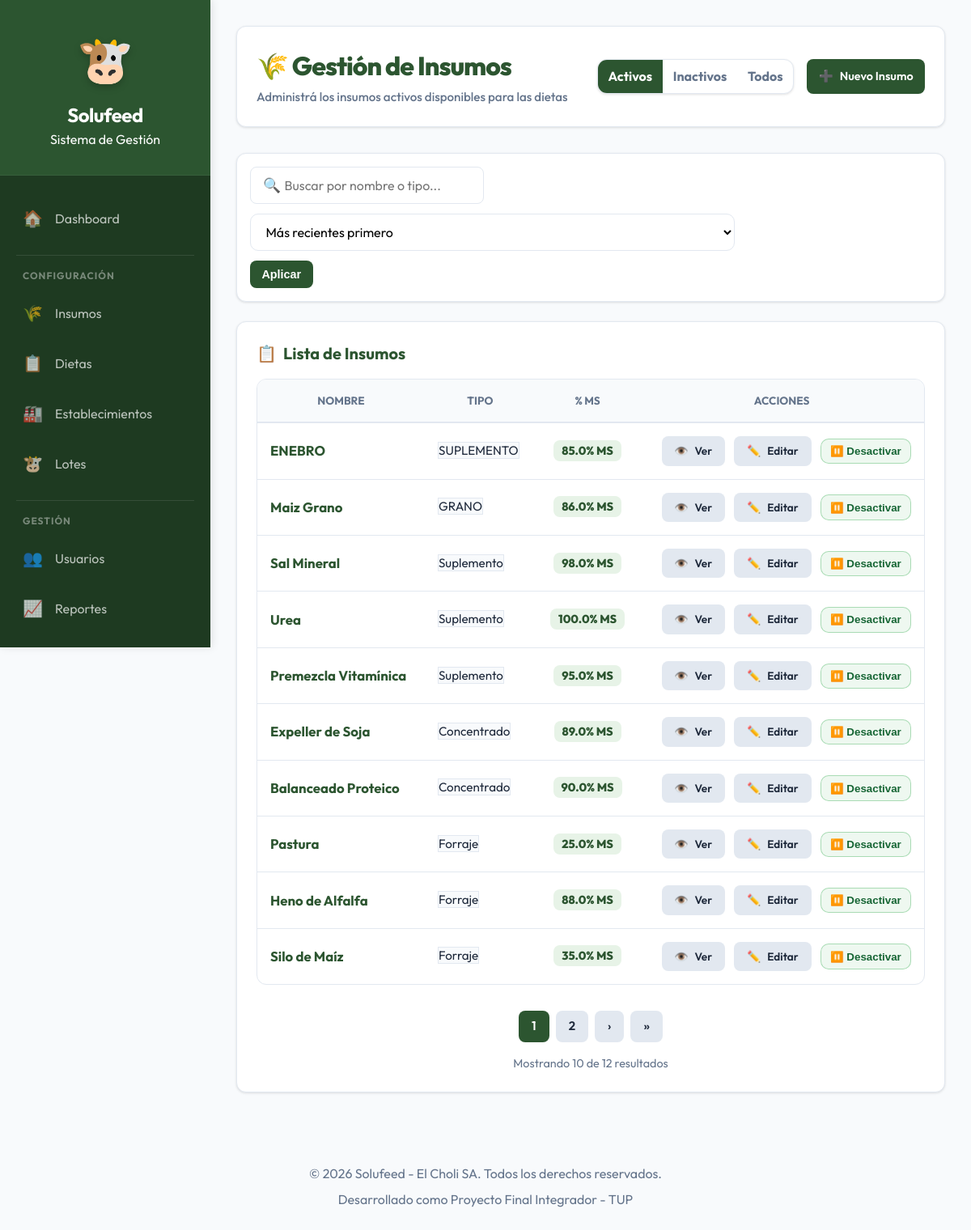
The page /solufeed/admin/insumos/listar.php (signed in) on the database its author committed.
### tables this page shows
CREATE TABLE `insumo` (
  `id_insumo` int(11) NOT NULL,
  `nombre` varchar(100) NOT NULL,
  `tipo` varchar(50) DEFAULT NULL,
  `costo_kg` decimal(12,4) DEFAULT NULL,
  `porcentaje_ms` decimal(5,2) NOT NULL,
  `activo` tinyint(1) NOT NULL DEFAULT 1,
  `fecha_creacion` datetime NOT NULL,
  `fecha_actualizacion` datetime DEFAULT NULL
);

### solufeed/admin/insumos/listar.php (the view, shortened to what this page needs)
<?php
$db = getConnection();
$return_to = urlencode($_SERVER['REQUEST_URI']);
$registros_por_pagina = 10;
$pagina_actual = isset($_GET['pagina']) ? (int)$_GET['pagina'] : 1;
$offset = ($pagina_actual - 1) * $registros_por_pagina;
$estado = isset($_GET['estado']) ? (string)$_GET['estado'] : '';
$orden  = isset($_GET['orden']) ? (string)$_GET['orden'] : '';
$busqueda = isset($_GET['busqueda']) ? trim((string)$_GET['busqueda']) : '';
$allowedEstado = ['activos','inactivos','todos'];
if ($estado === '' || !in_array($estado, $allowedEstado, true)) $estado = 'activos';
$allowedOrden = ['recientes','nombre'];
if ($orden === '' || !in_array($orden, $allowedOrden, true)) $orden = 'recientes';
$sql_base = "FROM insumo WHERE 1=1";
$params = [];
if ($estado !== 'todos') {
    $sql_base .= " AND activo = :activo";
    $params[':activo'] = ($estado === 'activos') ? 1 : 0;
}
$stmt_count = $db->prepare("SELECT COUNT(*) " . $sql_base);
$stmt_count->execute($params);
$total_registros = $stmt_count->fetchColumn();
$total_paginas = ceil($total_registros / $registros_por_pagina);
$query_extra = '&estado=' . urlencode($estado) . '&orden=' . urlencode($orden) . (!empty($busqueda) ? '&busqueda=' . urlencode($busqueda) : '');
$orderSql = ($orden === "nombre") ? "nombre ASC" : "id_insumo DESC";
$sql_final = "SELECT * " . $sql_base . " ORDER BY {$orderSql} LIMIT :limit OFFSET :offset";
$stmt = $db->prepare($sql_final);
foreach ($params as $key => $val) {
    if (is_int($val)) {
        $stmt->bindValue($key, $val, PDO::PARAM_INT);
    } else {
        $stmt->bindValue($key, $val, PDO::PARAM_STR);
    }
}
$stmt->bindValue(':limit', $registros_por_pagina, PDO::PARAM_INT);
$stmt->bindValue(':offset', $offset, PDO::PARAM_INT);
$stmt->execute();
$insumos = $stmt->fetchAll();
require_once '../../includes/header.php';
?>
<div class="insumos-container">
    <div class="page-header">
        <div>
            <h1 style="font-weight: 800; color: var(--primary); margin: 0; letter-spacing: -1px;">
                <?php echo ($estado === 'inactivos') ? '🗑️ Insumos Inactivos' : '🌾 Gestión de Insumos'; ?>
            </h1>
            <p style="margin: 0.25rem 0 0 0; color: var(--text-muted); font-size: 0.95rem; font-weight: 500;">
                <?php echo ($estado === 'inactivos') ? 'Visualizando insumos inactivos' : (($estado === 'todos') ? 'Visualizando todos los insumos' : 'Administrá los insumos activos disponibles para las dietas'); ?>
            </p>
        </div>
        <div class="header-actions">
            <div class="segmented" aria-label="Filtro de estado">
                <a href="listar.php?estado=activos&orden=<?php echo urlencode($orden); ?><?php echo !empty($busqueda) ? '&busqueda=' . urlencode($busqueda) : ''; ?>" class="<?php echo $estado === 'activos' ? 'active' : ''; ?>">Activos</a>
                <a href="listar.php?estado=inactivos&orden=<?php echo urlencode($orden); ?><?php echo !empty($busqueda) ? '&busqueda=' . urlencode($busqueda) : ''; ?>" class="<?php echo $estado === 'inactivos' ? 'active' : ''; ?>">Inactivos</a>
                <a href="listar.php?estado=todos&orden=<?php echo urlencode($orden); ?><?php echo !empty($busqueda) ? '&busqueda=' . urlencode($busqueda) : ''; ?>" class="<?php echo $estado === 'todos' ? 'active' : ''; ?>">Todos</a>
            </div>
            <?php if ($estado !== 'inactivos'): ?>
                <a href="crear.php" class="btn btn-primary btn-sm">
                    <span>➕</span> Nuevo Insumo
                </a>
            <?php endif; ?>
        </div></div>
    </div>
    <div class="filters-bar">
        <form method="GET" action="listar.php" class="filters-row">
            <div class="filters-left">
                <div style="position: relative;">
                    <span style="position: absolute; left: 1rem; top: 50%; transform: translateY(-50%); font-size: 1.1rem;">🔍</span>
                    <input class="filter-input" type="text" name="busqueda" value="<?php echo htmlspecialchars($busqueda); ?>" placeholder="Buscar por nombre o tipo..." style="padding-left: 2.6rem;">
                </div>
                <select class="filter-select" name="orden">
                    <option value="recientes" <?php echo $orden === 'recientes' ? 'selected' : ''; ?>>Más recientes primero</option>
                </select>
                <button type="submit" class="btn btn-primary btn-sm">Aplicar</button>
            </div>
        </form>
    </div>
    <div class="card">
        <h3 class="card-title"><span>📋</span> Lista de Insumos</h3>
        <?php if (count($insumos) > 0): ?>
            <div class="table-container">
                <table class="responsive-table">
                    <thead>
                        <tr>
                            <th>Nombre</th>
                            <th>Tipo</th>
                            <th>% MS</th>
                            <th class="th-actions">Acciones</th>
                        </tr>
                    </thead>
                    <tbody>
                        <?php foreach ($insumos as $insumo): ?>
                            <tr>
                                <td>
                                    <strong style="color: var(--primary); font-size: 1.05rem;"><?php echo htmlspecialchars($insumo['nombre']); ?></strong>
                                </td>
                                <td>
                                    <span class="badge" style="background: var(--bg-main); color: var(--text-main); border: 1px solid var(--border);">
                                        <?php echo htmlspecialchars($insumo['tipo']); ?>
                                    </span>
                                </td>
                                <td style="text-align: center;">
                                    <span style="background: #e7f3e7; color: var(--primary); padding: 4px 10px; border-radius: 8px; font-weight: 800; font-size: 0.9rem;">
                                        <?php echo number_format($insumo['porcentaje_ms'], 1); ?>% MS
                                    </span>
                                </td>
                                <td style="text-align: right; white-space: nowrap;">
                                    <a href="ver.php?id=<?php echo $insumo['id_insumo']; ?>&return_to=<?php echo $return_to; ?>" class="btn btn-secondary btn-action">
                                        <span>👁️</span> <span class="btn-text">Ver</span>
                                    </a>
                                    <a href="editar.php?id=<?php echo $insumo['id_insumo']; ?>&return_to=<?php echo $return_to; ?>" class="btn btn-secondary btn-action">
                                        <span>✏️</span> <span class="btn-text">Editar</span>
                                    </a>
                                    <form method="POST" action="toggle_estado.php" style="display:inline;" onsubmit="return confirm('¿Confirmar cambio de estado del insumo?')">
                                        <button type="submit" class="btn-state <?php echo $insumo['activo'] ? 'on' : 'off'; ?>" title="<?php echo $insumo['activo'] ? 'Desactivar' : 'Activar'; ?>">
                                            <?php echo $insumo['activo'] ? '⏸️ Desactivar' : '▶️ Activar'; ?>
                                        </button>
                                    </form>
                                </td>
                            </tr>
                        <?php endforeach; ?>
                    </tbody>
                </table>
            </div>
            <?php if ($total_paginas > 1): ?>
                <div style="display: flex; justify-content: center; margin-top: 2rem; gap: 0.5rem;">
                    <?php
                    $range = 2;
                    $initial_num = $pagina_actual - $range;
                    $condition_limit_num = ($pagina_actual + $range)  + 1;
                    ?>
                    <?php for ($x = $initial_num; $x < $condition_limit_num; $x++): ?>
                        <?php if (($x > 0) && ($x <= $total_paginas)): ?>
                            <?php if ($x == $pagina_actual): ?>
                                <span class="btn btn-primary" style="padding: 0.5rem 1rem; cursor: default;"><?php echo $x; ?></span>
                            <?php else: ?>
                                <a href="?pagina=<?php echo $x; ?><?php echo $query_extra; ?>" class="btn btn-secondary" style="padding: 0.5rem 1rem;"><?php echo $x; ?></a>
                            <?php endif; ?>
                        <?php endif; ?>
                    <?php endfor; ?>
                    <?php if ($pagina_actual < $total_paginas): ?>
                        <a href="?pagina=<?php echo $pagina_actual + 1; ?><?php echo $query_extra; ?>" class="btn btn-secondary" style="padding: 0.5rem 1rem;">›</a>
                        <a href="?pagina=<?php echo $total_paginas; ?><?php echo $query_extra; ?>" class="btn btn-secondary" style="padding: 0.5rem 1rem;">»</a>
                    <?php endif; ?>
                </div>
                <div style="text-align: center; margin-top: 1rem; color: var(--text-muted); font-size: 0.9rem;">
                    Mostrando <?php echo count($insumos); ?> de <?php echo $total_registros; ?> resultados
                </div>
            <?php endif; ?>
        <?php endif; ?>
    </div>
</div>
<?php require_once '../../includes/footer.php'; ?>

### solufeed/assets/css/main.css (style rules this page uses)
:root { --primary: #2c5530; --primary-light: #3d7043; --primary-dark: #1e3a21; --secondary: #1e6091; --accent: #f4a261; --success: #28a745; --danger: #dc3545; --warning: #ffc107; --info: #17a2b8; --bg-main: #f8fafc; --surface: #ffffff; --border: #e2e8f0; --text-main: #1e293b; --text-muted: #64748b; --text-on-primary: #ffffff; --shadow-sm: 0 1px 3px rgba(0, 0, 0, 0.12); --shadow-md: 0 4px 6px -1px rgba(0, 0, 0, 0.1), 0 2px 4px -1px rgba(0, 0, 0, 0.06); --shadow-lg: 0 10px 15px -3px rgba(0, 0, 0, 0.1), 0 4px 6px -2px rgba(0, 0, 0, 0.05); --radius: 12px; --text: var(--text-main); --shadow: var(--shadow-md); --bg-glass: rgba(255, 255, 255, 0.85); --accent-color: var(--accent); }
* { margin: 0; padding: 0; box-sizing: border-box; }
body { font-family: 'Outfit', 'Inter', -apple-system, sans-serif; background-color: var(--bg-main); color: var(--text-main); line-height: 1.5; -webkit-font-smoothing: antialiased; }
.card { background: var(--surface); border-radius: var(--radius); padding: 1.5rem; box-shadow: var(--shadow-sm); border: 1px solid var(--border); margin-bottom: 1.5rem; transition: transform 0.2s ease, box-shadow 0.2s ease; }
.card-title { font-size: 1.25rem; font-weight: 700; color: var(--primary); margin-bottom: 1rem; display: flex; align-items: center; gap: 0.5rem; }
.page-header { display: flex; justify-content: space-between; align-items: center; flex-wrap: wrap; gap: 1.5rem; margin-bottom: 2rem; background: var(--surface); padding: 1.5rem; border-radius: var(--radius); box-shadow: var(--shadow-sm); border: 1px solid var(--border); }
.header-actions { display: flex; flex-wrap: wrap; gap: 1rem; }
.btn { display: inline-flex; align-items: center; justify-content: center; padding: 0.625rem 1.25rem; font-size: 0.95rem; font-weight: 600; border-radius: 8px; cursor: pointer; transition: all 0.2s ease; text-decoration: none; border: none; gap: 0.5rem; }
.btn-primary { background: var(--primary); color: white; }
.btn-secondary { background: var(--border); color: var(--text-main); }
.btn-action { font-size: 0.85rem; padding: 0.5rem 1rem; margin-right: 0.5rem; }
.table-container { overflow-x: auto; background: var(--surface); border-radius: var(--radius); border: 1px solid var(--border); }
table { width: 100%; border-collapse: collapse; }
th { background: var(--bg-main); padding: 1rem; text-align: center; font-size: 0.85rem; text-transform: uppercase; color: var(--text-muted); font-weight: 700; border-bottom: 2px solid var(--border); }
td { padding: 1rem; border-bottom: 1px solid var(--border); font-size: 0.95rem; }
tr:last-child td { border-bottom: none; }
input[type="text"], input[type="number"], input[type="date"], input[type="time"], input[type="email"], input[type="password"], select, textarea { width: 100%; padding: 0.75rem 1rem; border: 1px solid var(--border); border-radius: 8px; font-family: inherit; font-size: 1rem; transition: border-color 0.2s ease, box-shadow 0.2s ease; }
.filters-bar { background: var(--surface); border: 1px solid var(--border); border-radius: var(--radius); padding: 1rem; box-shadow: var(--shadow-sm); margin-bottom: 1.5rem; }
.filters-row { display: flex; flex-wrap: wrap; gap: .75rem; align-items: center; justify-content: space-between; }
.filters-left { display: flex; flex-wrap: wrap; gap: .75rem; align-items: center; }
.filter-input { min-width: 220px; padding: .7rem .9rem; border: 1px solid var(--border); border-radius: 10px; background: #fff; }
.filter-select { padding: .7rem .9rem; border: 1px solid var(--border); border-radius: 10px; background: #fff; }
.btn-sm { padding: .55rem .9rem; font-size: .9rem; }
.segmented { display: inline-flex; border: 1px solid var(--border); background: #fff; border-radius: 12px; overflow: hidden; box-shadow: var(--shadow-sm); }
.segmented a, .segmented button { appearance: none; border: 0; background: transparent; padding: .55rem .8rem; font-weight: 700; color: var(--text-muted); text-decoration: none; cursor: pointer; display: inline-flex; align-items: center; gap: .35rem; }
.segmented a.active { background: var(--primary); color: var(--text-on-primary); }
.btn-state { display:inline-flex; align-items:center; gap:.4rem; padding:.45rem .7rem; border-radius: 10px; border: 1px solid var(--border); background:#fff; font-weight: 800; cursor:pointer; }
.btn-state.on { border-color: rgba(40,167,69,.35); background: rgba(40,167,69,.08); color:#166534; }

### rows shown on the page
insumo: nombre "ENEBRO", tipo "SUPLEMENTO", porcentaje_ms "85.0", activo "⏸️ Desactivar"
insumo: nombre "Maiz Grano", tipo "GRANO", porcentaje_ms "86.0", activo "⏸️ Desactivar"
insumo: nombre "Sal Mineral", tipo "Suplemento", porcentaje_ms "98.0", activo "⏸️ Desactivar"
insumo: nombre "Urea", tipo "Suplemento", porcentaje_ms "100.0", activo "⏸️ Desactivar"
insumo: nombre "Premezcla Vitamínica", tipo "Suplemento", porcentaje_ms "95.0", activo "⏸️ Desactivar"
insumo: nombre "Expeller de Soja", tipo "Concentrado", porcentaje_ms "89.0", activo "⏸️ Desactivar"
insumo: nombre "Balanceado Proteico", tipo "Concentrado", porcentaje_ms "90.0", activo "⏸️ Desactivar"
insumo: nombre "Pastura", tipo "Forraje", porcentaje_ms "25.0", activo "⏸️ Desactivar"
insumo: nombre "Heno de Alfalfa", tipo "Forraje", porcentaje_ms "88.0", activo "⏸️ Desactivar"
insumo: nombre "Silo de Maíz", tipo "Forraje", porcentaje_ms "35.0", activo "⏸️ Desactivar"

### other values the page prints
count($insumos) "10"
$total_registros "12"
